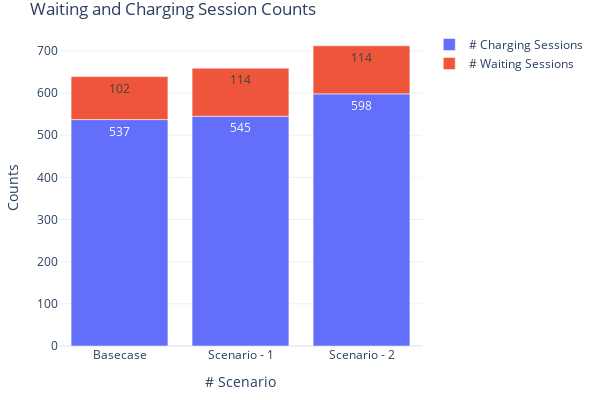

The notebook cell this image was saved under:
### Markdown cell above
#### 5.3 Charging and Waiting Sessions

### Code cell
fig = go.Figure(
    data=[
        go.Bar(
            name="# Charging Sessions",
            x=count_stats['analysis_id'],
            y=count_stats['cs_count'],
            offsetgroup=1,
            text=count_stats['cs_count'],
            textposition='auto',
        ),
        go.Bar(
            name="# Waiting Sessions",
            x=count_stats['analysis_id'],
            y=count_stats['wait_count'],
            offsetgroup=1,
            base=count_stats['cs_count'],
            text=count_stats['wait_count'],
            textposition='auto',
        )
    ],
    layout=go.Layout(
        title="Waiting and Charging Session Counts",
        yaxis_title="Counts", 
        xaxis_title="# Scenario", width=600, height=400
        
    )
)
fig.update_xaxes(type='category', tickvals=[0, 1, 2, 3], ticktext=['Basecase', 'Scenario - 1', 'Scenario - 2'])
fig.update_layout(margin=dict(l=20, r=20, t=30, b=20), uniformtext_minsize=8, uniformtext_mode='hide', template='plotly_white')
fig.show()

### Figure 1 — Plotly figure (JSON) as saved in the notebook; plotly's stock layout.template omitted (floating-point values rounded to 4 significant figures)
{"data": [{"name": "# Charging Sessions", "offsetgroup": "1", "text": [537, 545, 598], "textposition": "auto", "type": "bar", "x": [438, 458, 459], "y": [537, 545, 598]}, {"base": [537, 545, 598], "name": "# Waiting Sessions", "offsetgroup": "1", "text": [102, 114, 114], "textposition": "auto", "type": "bar", "x": [438, 458, 459], "y": [102, 114, 114]}], "layout": {"height": 400, "margin": {"b": 20, "l": 20, "r": 20, "t": 30}, "title": {"text": "Waiting and Charging Session Counts"}, "uniformtext": {"minsize": 8, "mode": "hide"}, "width": 600, "xaxis": {"autorange": true, "range": [-0.5, 2.5], "ticktext": ["Basecase", "Scenario - 1", "Scenario - 2"], "tickvals": [0, 1, 2, 3], "title": {"text": "# Scenario"}, "type": "category"}, "yaxis": {"autorange": true, "range": [0, 749.5], "title": {"text": "Counts"}, "type": "linear"}}}
